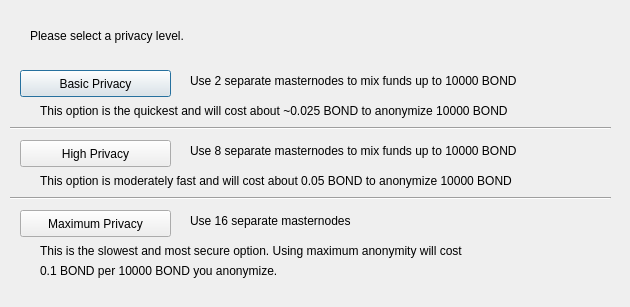
<?xml version="1.0" encoding="UTF-8"?>
<ui version="4.0">
 <class>ObfuscationConfig</class>
 <widget class="QDialog" name="ObfuscationConfig">
  <property name="geometry">
   <rect>
    <x>0</x>
    <y>0</y>
    <width>630</width>
    <height>307</height>
   </rect>
  </property>
  <property name="windowTitle">
   <string>Configure Obfuscation</string>
  </property>
  <widget class="QPushButton" name="buttonBasic">
   <property name="geometry">
    <rect>
     <x>20</x>
     <y>70</y>
     <width>151</width>
     <height>27</height>
    </rect>
   </property>
   <property name="text">
    <string>Basic Privacy</string>
   </property>
  </widget>
  <widget class="QPushButton" name="buttonHigh">
   <property name="geometry">
    <rect>
     <x>20</x>
     <y>140</y>
     <width>151</width>
     <height>27</height>
    </rect>
   </property>
   <property name="text">
    <string>High Privacy</string>
   </property>
  </widget>
  <widget class="QPushButton" name="buttonMax">
   <property name="geometry">
    <rect>
     <x>20</x>
     <y>210</y>
     <width>151</width>
     <height>27</height>
    </rect>
   </property>
   <property name="text">
    <string>Maximum Privacy</string>
   </property>
  </widget>
  <widget class="QLabel" name="label">
   <property name="geometry">
    <rect>
     <x>30</x>
     <y>20</y>
     <width>571</width>
     <height>31</height>
    </rect>
   </property>
   <property name="text">
    <string>Please select a privacy level.</string>
   </property>
  </widget>
  <widget class="QLabel" name="label_2">
   <property name="geometry">
    <rect>
     <x>190</x>
     <y>70</y>
     <width>421</width>
     <height>21</height>
    </rect>
   </property>
   <property name="text">
    <string>Use 2 separate masternodes to mix funds up to 10000 BOND</string>
   </property>
  </widget>
  <widget class="QLabel" name="label_3">
   <property name="geometry">
    <rect>
     <x>190</x>
     <y>140</y>
     <width>411</width>
     <height>21</height>
    </rect>
   </property>
   <property name="text">
    <string>Use 8 separate masternodes to mix funds up to 10000 BOND</string>
   </property>
  </widget>
  <widget class="QLabel" name="label_4">
   <property name="geometry">
    <rect>
     <x>190</x>
     <y>210</y>
     <width>421</width>
     <height>21</height>
    </rect>
   </property>
   <property name="text">
    <string>Use 16 separate masternodes</string>
   </property>
  </widget>
  <widget class="QLabel" name="label_6">
   <property name="geometry">
    <rect>
     <x>40</x>
     <y>100</y>
     <width>561</width>
     <height>21</height>
    </rect>
   </property>
   <property name="text">
    <string>This option is the quickest and will cost about ~0.025 BOND to anonymize 10000 BOND</string>
   </property>
  </widget>
  <widget class="QLabel" name="label_7">
   <property name="geometry">
    <rect>
     <x>40</x>
     <y>170</y>
     <width>561</width>
     <height>21</height>
    </rect>
   </property>
   <property name="text">
    <string>This option is moderately fast and will cost about 0.05 BOND to anonymize 10000 BOND</string>
   </property>
  </widget>
  <widget class="QLabel" name="label_8">
   <property name="geometry">
    <rect>
     <x>40</x>
     <y>240</y>
     <width>561</width>
     <height>21</height>
    </rect>
   </property>
   <property name="text">
    <string>This is the slowest and most secure option. Using maximum anonymity will cost</string>
   </property>
  </widget>
  <widget class="QLabel" name="label_9">
   <property name="geometry">
    <rect>
     <x>40</x>
     <y>260</y>
     <width>561</width>
     <height>21</height>
    </rect>
   </property>
   <property name="text">
    <string>0.1 BOND per 10000 BOND you anonymize.</string>
   </property>
  </widget>
  <widget class="Line" name="line">
   <property name="geometry">
    <rect>
     <x>10</x>
     <y>120</y>
     <width>601</width>
     <height>16</height>
    </rect>
   </property>
   <property name="orientation">
    <enum>Qt::Horizontal</enum>
   </property>
  </widget>
  <widget class="Line" name="line_2">
   <property name="geometry">
    <rect>
     <x>10</x>
     <y>190</y>
     <width>601</width>
     <height>16</height>
    </rect>
   </property>
   <property name="orientation">
    <enum>Qt::Horizontal</enum>
   </property>
  </widget>
 </widget>
 <resources/>
 <connections/>
</ui>
